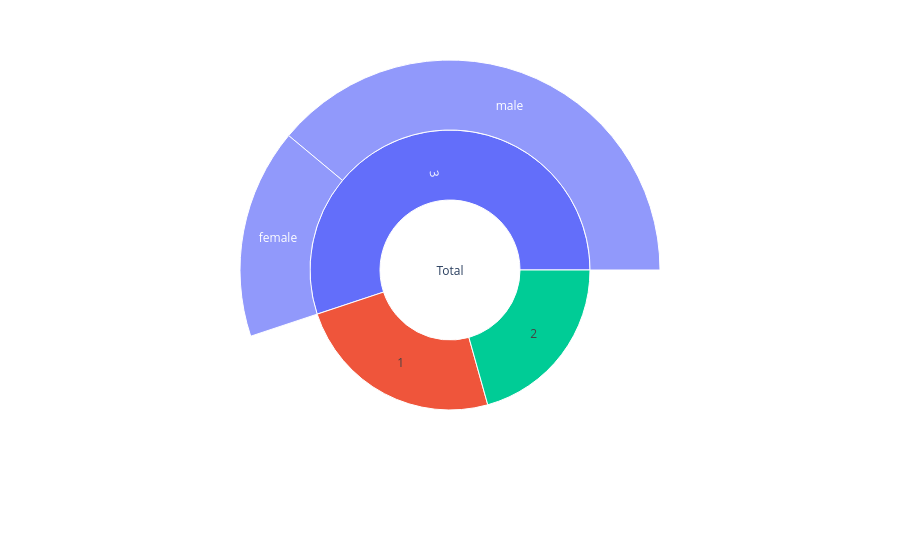

Notebook code for this chart:
### Code cell
data = dict(
categories = ["Total", "1", "2", "3", 
              "male", "female",
              "male", "female",
              "male", "female"],
parent = ["", "Total", "Total", "Total",
          "1", "1",
          "2", "2",
          "3", "3"],
value = [891, 216, 184, 491,
         122, 94, 
         108, 76, 
         347, 144])
fig = px.sunburst(data, names = 'categories', parents='parent', values = 'value', branchvalues='total')
fig.show()

### Figure 1 — Plotly figure (JSON) as saved in the notebook; plotly's stock layout.template omitted (floating-point values rounded to 4 significant figures)
{"data": [{"branchvalues": "total", "domain": {"x": [0.0, 1.0], "y": [0.0, 1.0]}, "hovertemplate": "categories=%{label}<br>value=%{value}<br>parent=%{parent}<extra></extra>", "labels": ["Total", "1", "2", "3", "male", "female", "male", "female", "male", "female"], "name": "", "parents": ["", "Total", "Total", "Total", "1", "1", "2", "2", "3", "3"], "values": [891, 216, 184, 491, 122, 94, 108, 76, 347, 144], "type": "sunburst"}], "layout": {"legend": {"tracegroupgap": 0}, "margin": {"t": 60}}}
